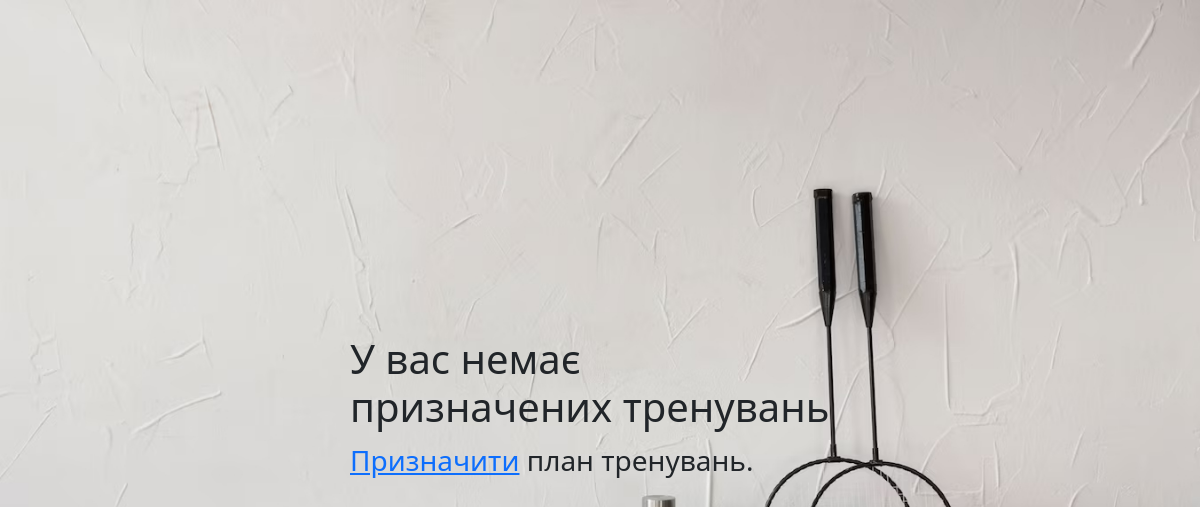
The page /current_train (signed in) on the database as committed earlier.
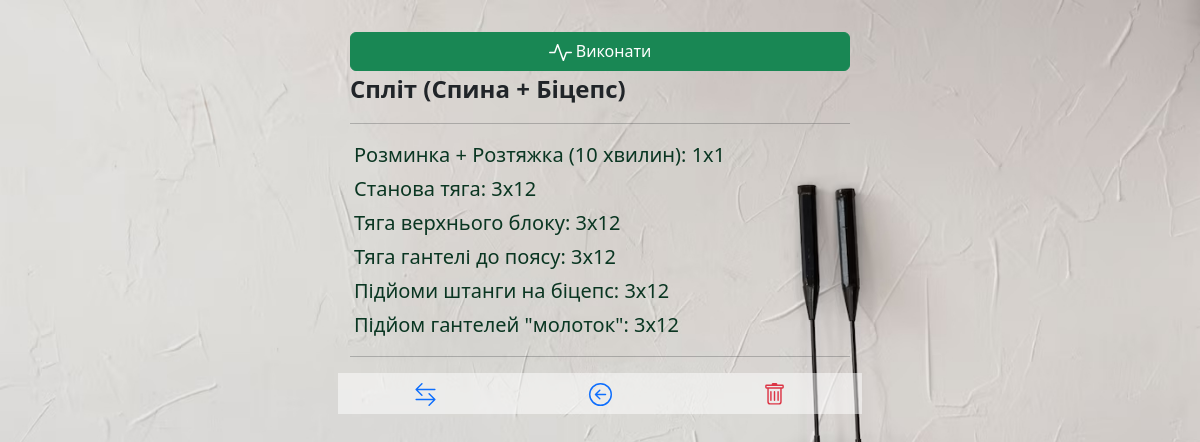
The same page on the database as committed later.
### _models.py (models this page shows, shortened)
class User(db.Model, UserMixin):
    __tablename__ = 'users'
    id = db.Column(db.Integer, primary_key=True)
    name = db.Column(db.String(80), nullable=False, unique=True)
    password = db.Column(db.String(80), nullable=False)
    role = db.Column(db.String(80), nullable=False, default='user')
    email = db.Column(db.String(80), unique=True, nullable=False)
    language = db.Column(db.String(20), default='EN')
    preferences = db.Column(db.Text, default=[])
    date_registration = Column(db.DateTime)
    date_last_activity = Column(db.DateTime)
    trainings = relationship('UserTraining', back_populates='user')

### main.py (the view)
@app.route('/current_train', methods=['POST', 'GET'])
@login_required
def current_train():
    languages = config.LANGUAGES
    all_user_trains = get_user_trains(current_user)
    current_train = get_user_assigned_train(current_user)
    if not current_train:
        return render_template('current_train.html')
    if current_train.owner == 'admin':
        train_local_names = json.loads(current_train.local_names)
        train_local_name = train_local_names[current_user.language]
    else:
        train_local_name = current_train.name
    current_train_exlist = []
    workout_started = False
    for exercise in current_train.exercises:
        user_train = UserTraining.query.filter_by(user_id=current_user.id,
                                                  training_id=current_train.training_id,
                                                  assigned=True,
                                                  completed=False
                                                  ).first()
        user_training_exercise = UserTrainingExercise.query.filter_by(user_training_id=user_train.id,
                                                                      exercise_id=exercise.exercise_id
                                                                      ).first()
        ex_loc_names = json.loads(exercise.localized_name)
        ex_loc_name = ex_loc_names[current_user.language]
        current_train_exlist.append([ex_loc_name, user_training_exercise.sets, user_training_exercise.repetitions,
                                     user_training_exercise.weight, user_training_exercise.completed])
    return render_template('current_train.html', current_train=current_train, current_train_exlist=current_train_exlist,
                           train_local_name=train_local_name)

### _logic.py (called while the page is built)
def get_user_trains(user):
    trains = UserTraining.query.filter_by(user_id=user.id).all()
    return trains

def get_user_assigned_train(user):
    user_training = UserTraining.query.filter_by(user_id=user.id, assigned=True, completed=False).first()
    if not user_training:
        return None
    train = Training.query.filter_by(training_id=user_training.training_id).first()
    return train

def load_localization_dict():
    phrases = Localization.query.all()
    phrases_list = {}
    for phrase in phrases:
        translations_dict = json.loads(phrase.translations)
        phrases_list[phrase.key] = translations_dict
    return phrases_list

### main.py (called while the page is built)
@login_manager.user_loader
def load_user(user_id):
    return User.query.get(int(user_id))

@app.context_processor
def inject_local_dict():
    local_dict = load_localization_dict()
    return {'local_dict': local_dict}

### templates/current_train.html (shortened to what this page needs)
{% extends 'base.html' %}
{% block body %}
<div class="account-block pt-3">
    {% if not current_train %}
    <div class="d-flex justify-content-center align-items-center vh-100">
        <div class="fs-3">
        <h1>{{local_dict['No_assigneg_workouts'][current_user.language]}}</h1>
        <p><a href="/plans_all">
            {{local_dict['Assign'][current_user.language]}}</a> {{local_dict['workout_plan'][current_user.language]}}. </p>
        </div>
    </div>
    {% endif %}
    {% if current_train %}
    <form action="/train_progress_start" method="post">
            <div class="mt-3">
                <button type="submit" class="btn btn-success w-100">
                    {{local_dict['Run'][current_user.language]}}
                </button>
            </div>
    </form>
            <div class="fs-4 fw-semibold">
                {{train_local_name}}
            </div>
                <hr>
                    {% for exercise in current_train_exlist %}
                            <div class="m-1 fs-5 {% if exercise[4] %} text-secondary {% else %} text-success-emphasis {% endif %}">
                                    {{ exercise[0] }}: {{ exercise[1] }}x{{exercise[2] }}
                            </div>
                    {% endfor %}
            <hr>
                <div class="">
                    <div class="row mt-1 justify-content-center text-center">
                        <div class="col rounded-0 p-2 btn-train_progress_start">
                            <a href="/plans_all" class="str-link link-primary link-offset-2 link-underline-opacity-25 link-underline-opacity-100-hover">
                            </a>
                        </div>
                        <div class="col rounded-0 p-2 btn-train_progress_start">
                            <a href="/" class="str-link link-primary link-offset-2 link-underline-opacity-25 link-underline-opacity-100-hover">
                            </a>
                        </div>
                        <div class="col rounded-0 p-2 btn-train_progress_start">
                            <a href="/user_complete_train/{{current_train.training_id}}" class="str-link link-danger link-offset-2 link-underline-opacity-25 link-underline-opacity-100-hover">
                            </a>
                        </div>
                    </div>
                </div>
    {% endif %}
</div>
{% endblock %}

### templates/base.html (shortened to what this page needs)
<!doctype html>
<html lang="ru">
<head>
    <link rel="stylesheet" href="{{ url_for('static', filename='css/bootstrap.min.css' )}}">
    <link rel="stylesheet" href="{{ url_for('static', filename='css/main.css' )}}">
    <link href="https://cdnjs.cloudflare.com/ajax/libs/select2/4.1.0-beta.1/css/select2.min.css" rel="stylesheet" />
</head>
<body>
    <div class="container">
        {% block body %}{% endblock %}
    </div>
</body>
</html>

### static/css/main.css (style rules this page uses)
body { background-image: url('../imgs/background.jpg'); background-size: cover; background-repeat: no-repeat; background-attachment: fixed; }
.str-link { display: inline-block; width: 100%; height: 100%; }
.account-block { position: absolute; top: 0; left: 0; width:100%; max-width: 500px; left: 50%; transform: translateX(-50%); }
.btn-train_progress_start { background-color: rgba(255,255,255, 0.5); }

Rows that differ between the two databases and show on the page:
changed User: language "У вас немає призначених тренувань" → "Виконати"; language "Призначити" → (not shown); language "план тренувань" → (not shown)
Other text that changed with them:
{{ train_local_name }}: (not shown) → "Спліт (Спина + Біцепс)"
new list line: "Розминка + Розтяжка (10 хвилин) : 1 x 1"
new list line: "Станова тяга : 3 x 12"
new list line: "Тяга верхнього блоку : 3 x 12"
new list line: "Тяга гантелі до поясу : 3 x 12"
new list line: "Підйоми штанги на біцепс : 3 x 12"
new list line: "Підйом гантелей \"молоток\" : 3 x 12"
